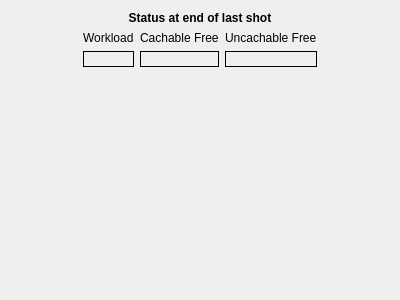
<?xml version="1.0" encoding="UTF-8"?>
<ui version="4.0">
 <class>Form</class>
 <widget class="QWidget" name="Form">
  <property name="geometry">
   <rect>
    <x>0</x>
    <y>0</y>
    <width>400</width>
    <height>300</height>
   </rect>
  </property>
  <property name="minimumSize">
   <size>
    <width>400</width>
    <height>0</height>
   </size>
  </property>
  <property name="windowTitle">
   <string>Form</string>
  </property>
  <property name="toolTip">
   <string/>
  </property>
  <layout class="QVBoxLayout" name="verticalLayout_2">
   <item>
    <layout class="QHBoxLayout" name="horizontalLayout">
     <item>
      <spacer name="horizontalSpacer_2">
       <property name="orientation">
        <enum>Qt::Horizontal</enum>
       </property>
       <property name="sizeHint" stdset="0">
        <size>
         <width>40</width>
         <height>20</height>
        </size>
       </property>
      </spacer>
     </item>
     <item>
      <layout class="QVBoxLayout" name="verticalLayout">
       <item>
        <widget class="QLabel" name="label">
         <property name="text">
          <string>&lt;html&gt;&lt;head/&gt;&lt;body&gt;&lt;p align=&quot;center&quot;&gt;&lt;span style=&quot; font-weight:600;&quot;&gt;Status at end of last shot&lt;/span&gt;&lt;/p&gt;&lt;/body&gt;&lt;/html&gt;</string>
         </property>
         <property name="textFormat">
          <enum>Qt::RichText</enum>
         </property>
        </widget>
       </item>
       <item>
        <layout class="QHBoxLayout" name="horizontalLayout_2">
         <item>
          <layout class="QGridLayout" name="gridLayout">
           <item row="0" column="1">
            <widget class="QLabel" name="label_3">
             <property name="text">
              <string>Cachable Free</string>
             </property>
            </widget>
           </item>
           <item row="1" column="0">
            <widget class="QLabel" name="workload_label">
             <property name="frameShape">
              <enum>QFrame::Box</enum>
             </property>
             <property name="text">
              <string/>
             </property>
            </widget>
           </item>
           <item row="0" column="2">
            <widget class="QLabel" name="label_4">
             <property name="text">
              <string>Uncachable Free</string>
             </property>
            </widget>
           </item>
           <item row="1" column="1">
            <widget class="QLabel" name="free_cachable_label">
             <property name="frameShape">
              <enum>QFrame::Box</enum>
             </property>
             <property name="text">
              <string/>
             </property>
            </widget>
           </item>
           <item row="1" column="2">
            <widget class="QLabel" name="free_uncachable_label">
             <property name="frameShape">
              <enum>QFrame::Box</enum>
             </property>
             <property name="text">
              <string/>
             </property>
            </widget>
           </item>
           <item row="0" column="0">
            <widget class="QLabel" name="label_2">
             <property name="text">
              <string>Workload</string>
             </property>
            </widget>
           </item>
          </layout>
         </item>
        </layout>
       </item>
       <item>
        <spacer name="verticalSpacer_2">
         <property name="orientation">
          <enum>Qt::Vertical</enum>
         </property>
         <property name="sizeHint" stdset="0">
          <size>
           <width>20</width>
           <height>40</height>
          </size>
         </property>
        </spacer>
       </item>
      </layout>
     </item>
     <item>
      <spacer name="horizontalSpacer">
       <property name="orientation">
        <enum>Qt::Horizontal</enum>
       </property>
       <property name="sizeHint" stdset="0">
        <size>
         <width>40</width>
         <height>20</height>
        </size>
       </property>
      </spacer>
     </item>
    </layout>
   </item>
  </layout>
 </widget>
 <resources/>
 <connections/>
</ui>
